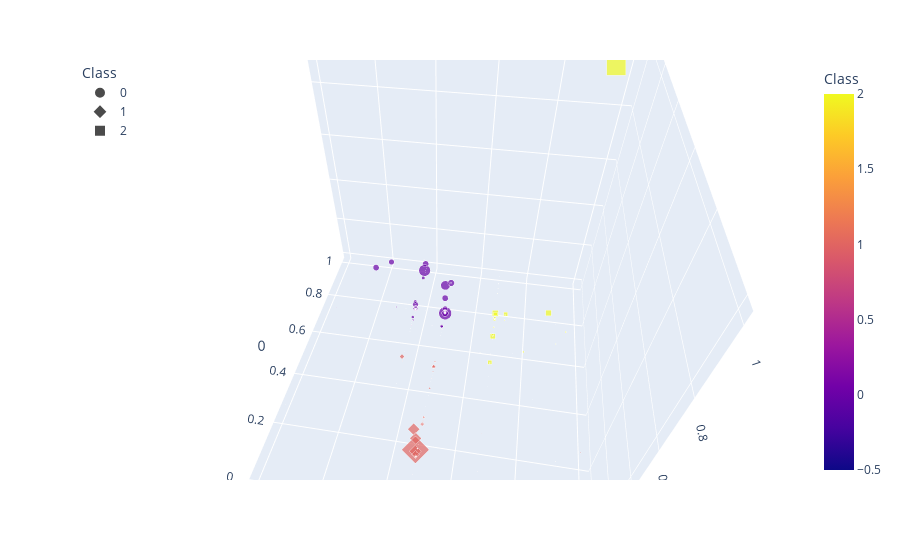

Notebook cell for this chart:
### Code cell
fig = px.scatter_3d(
    dt8,
    x=0,
    y=1,
    z=2,
    color="Class",
    symbol="Class",
    size=3,
    width=800,
)
fig.update_layout(legend=dict(x=0, y=1))
fig.show()
